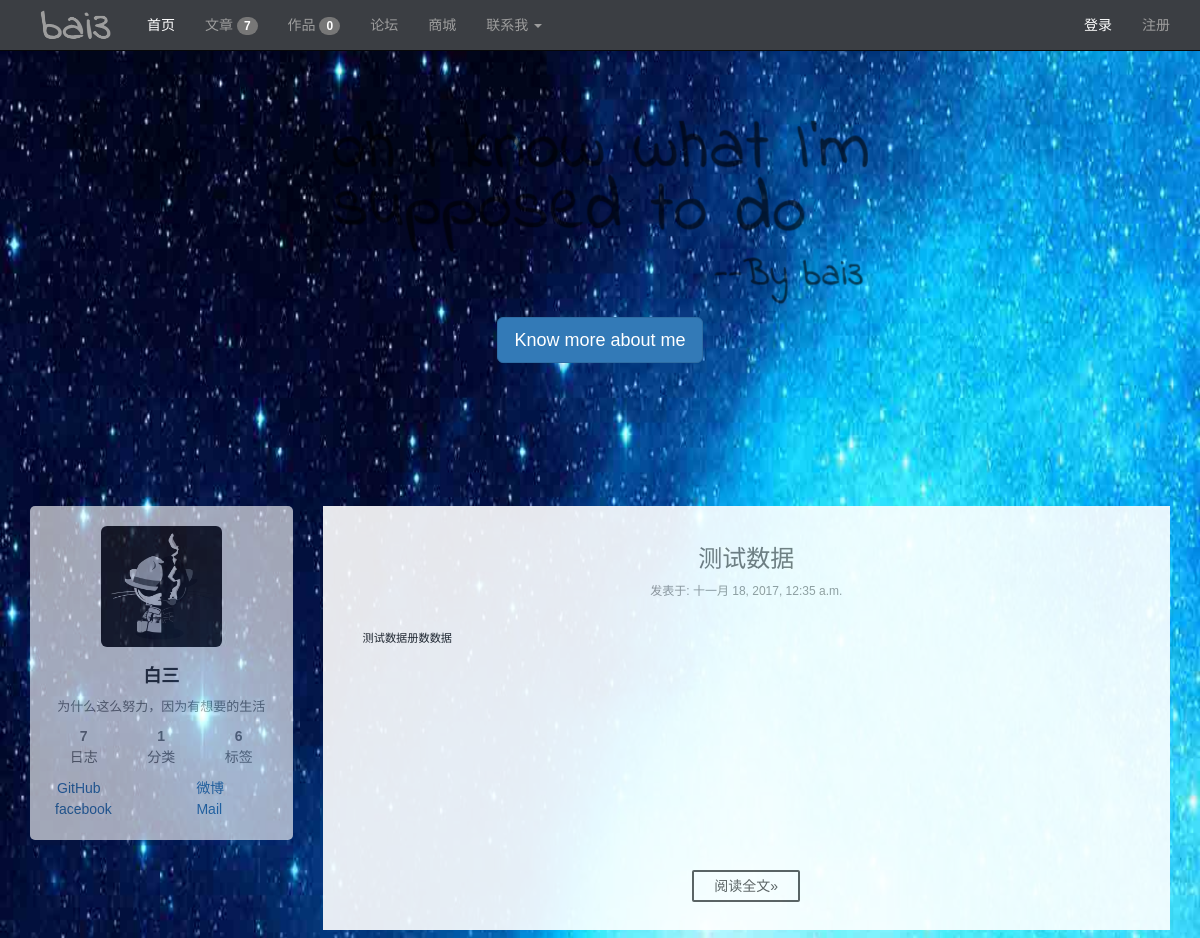
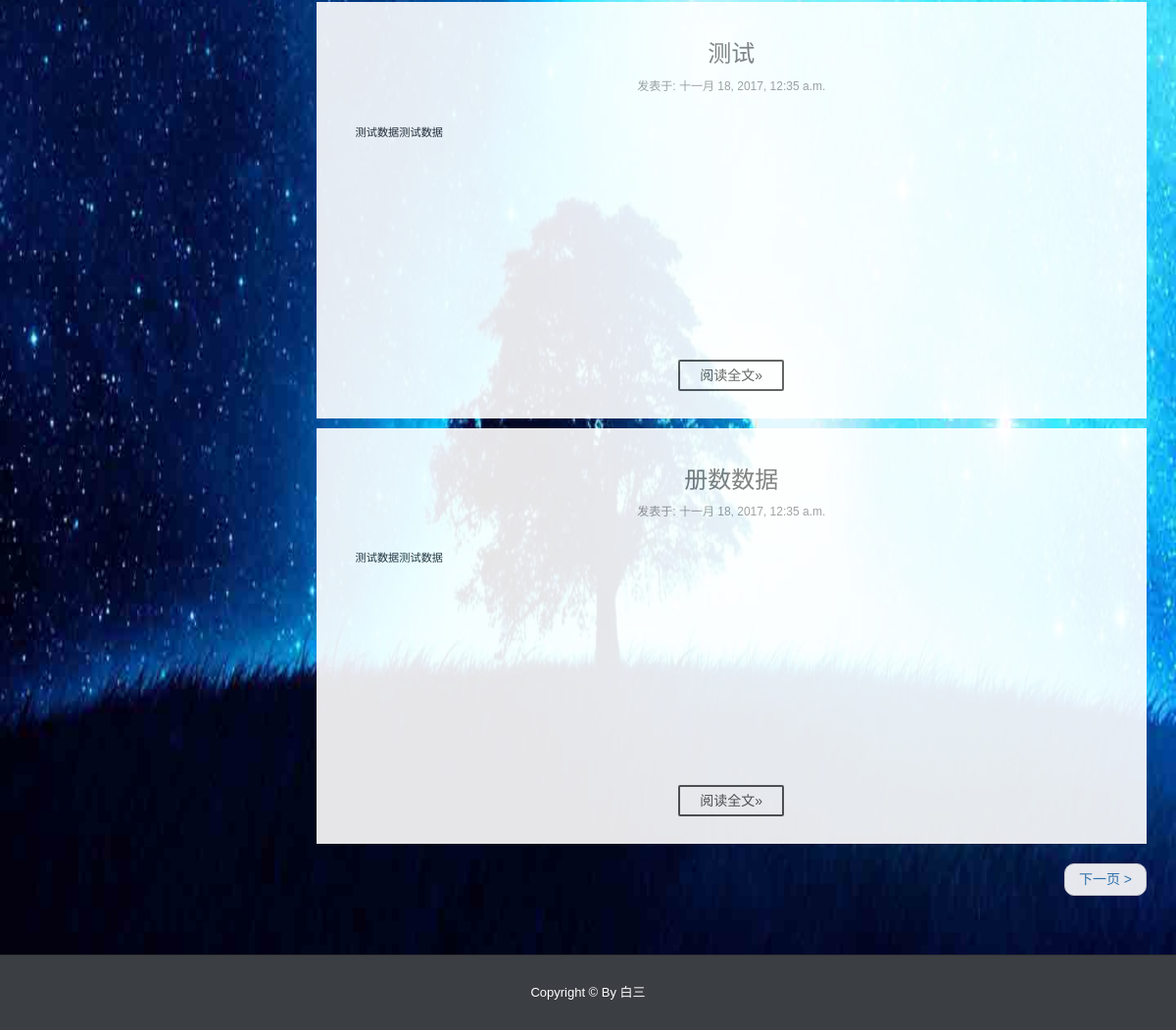
/, run on an earlier commit of the app's database (2 pictures, top to bottom).
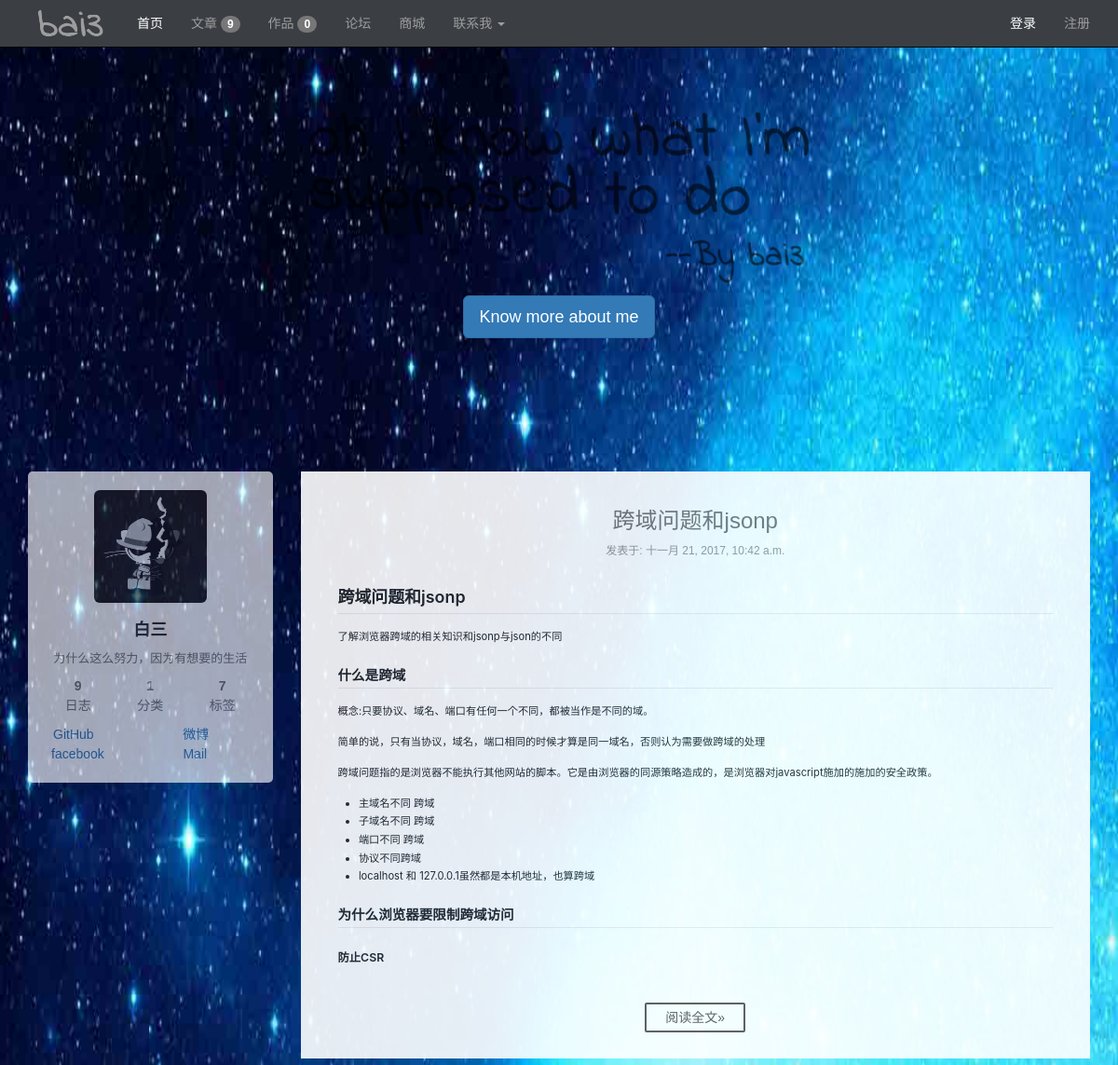
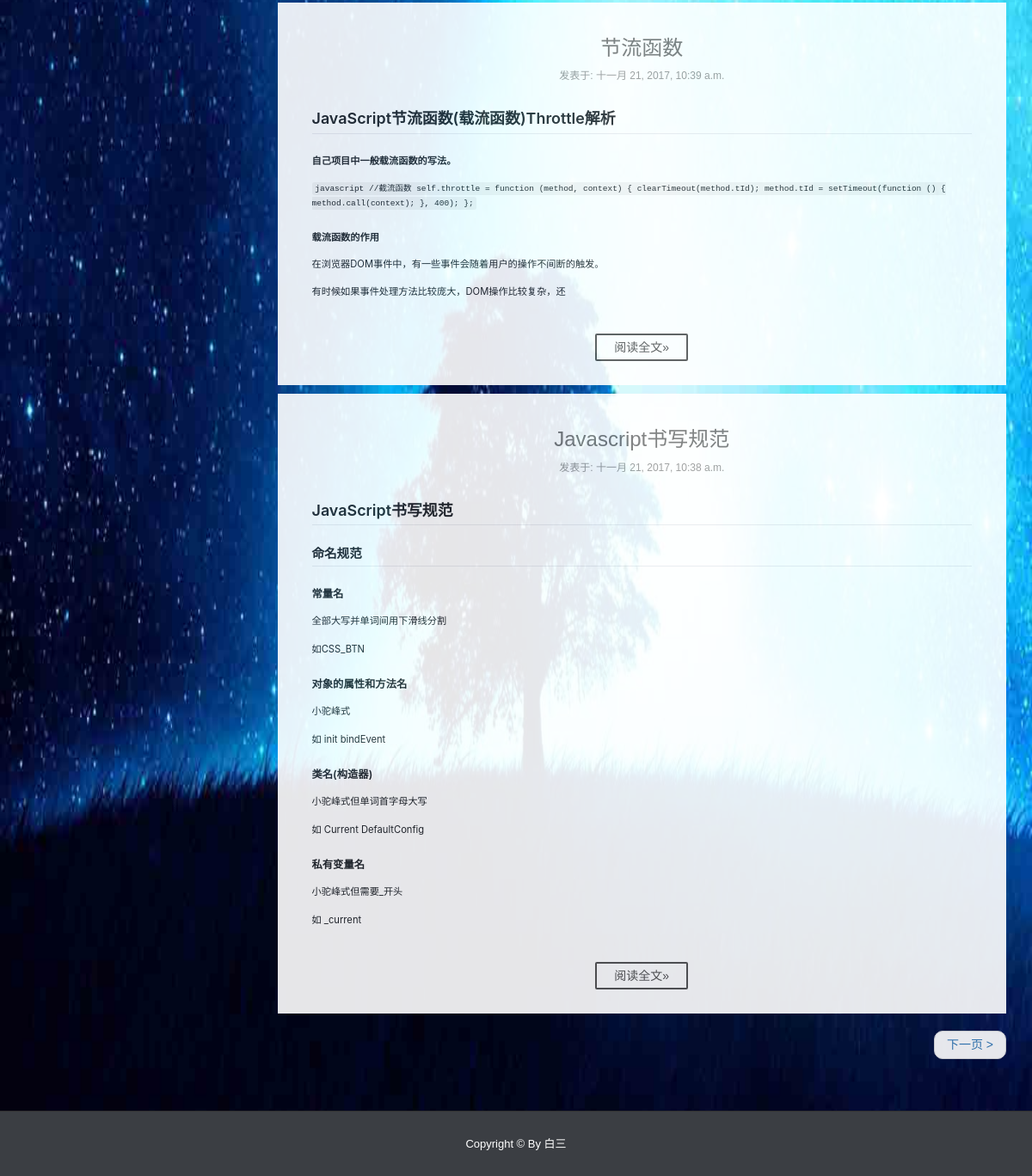
And on a later commit of the database (2 pictures, top to bottom).
### index/models.py (models this page shows, shortened)
class Article(models.Model):
    title = models.CharField(max_length=100, verbose_name="文章标题")
    type = models.CharField(max_length=20, default='note', verbose_name="文章类别")
    tag = models.CharField(max_length=100, verbose_name="文章标签")
    pub_time = models.DateTimeField(default=timezone.now, verbose_name="文章创建时间")
    body = models.TextField(verbose_name="文章内容")
    class Meta:
        ordering = ('-pub_time',)

### index/views.py (the view)
# urls.py: url(r'^$', index),
def index(request):
    total = common()
    light = 1
    template = get_template('index/index.html')
    articles = Article.objects.all()
    for article in articles:
        article.body = markdown(article.body)
    paginator = Paginator(articles, 3)
    page = request.GET.get('page')
    try:
        articles = paginator.page(page)
    except PageNotAnInteger:
        articles = paginator.page(1)
    except EmptyPage:
        articles = paginator.page(paginator.num_pages)
    html = template.render(locals())
    return HttpResponse(html)

### index/views.py (called while the page is built)
def common():
    work_total = Work.objects.count()
    amount = Article.objects.count()
    tag_amount = Article.objects.values('tag').distinct().count()
    type_amount = Article.objects.values('type').distinct().count()
    return work_total, amount, tag_amount, type_amount

### index/templates/index/index.html (shortened to what this page needs)
{% extends 'index/base.html' %}
{% block css %}
    <link rel="stylesheet" href="/static/css/common/markdown.css">
{% endblock %}
{% block banner %}
    <div class="jumbotron" style="background: none;margin-top: 50px ">
        <h1>
            <img src="/static/img/common/header.svg" class="img-responsive center-block" style="opacity: .6;width: 627px;">
        </h1>
        <p style="text-align: center"><a class="btn btn-primary btn-lg" href="javascript: alert('简历的github被我删了，以后补齐。')" role="button" target="_blank">Know more about me</a></p>
    </div>
{% endblock %}
{%  block content %}
    {% block aside %}{% include 'index/aside.html' %}{% endblock %}
    {% block main %}
        <main  class="col-md-9" >
            {% for article in articles %}
            <article>
                <header style="margin-bottom: 30px">
                    <h3 class="text-center">
                        <a href="/article/{{ article.id }}" class="text-muted">
                            {{ article.title }}
                        </a>
                    </h3>
                    <div class="text-center" style="color: #999;font-family: 'PingFang SC', 'Microsoft YaHei', sans-serif;font-size: 12px;">
                        发表于: {{ article.pub_time }}
                    </div>
                </header>
                <div class="body markdown-body" style="overflow-y: hidden;min-height: 200px">
                    {{ article.body | truncatechars:400| safe }}
                </div>
                <div class="footer text-center" >
                    <a href="/article/{{ article.id }}" class="btn-readmore" role="button">阅读全文»</a>
                </div>
            </article>
            {% endfor %}
            <nav>
                <ul class="pager">
                    {% if articles.has_next %}
                    <li class="next"><a href="?page={{ articles.next_page_number }}">下一页 <span aria-hidden="true">></span></a></li>
                    {% endif %}
                </ul>
            </nav>
        </main>
    {% endblock %}
{% endblock %}

### index/templates/index/base.html (shortened to what this page needs)
<!DOCTYPE html>
<html lang="en">
<head>
    <link rel="stylesheet" href="/static/css/common/bootstrap.min.css">
    <link rel="stylesheet" href="/static/css/index/index.css">
    <link rel="stylesheet" href="//at.alicdn.com/t/font_406999_7e73qkalfxkcsor.css">
    {% block css %}
    {% endblock %}
</head>
<body>
    {% include 'index/navbar.html' %}
    {% block banner %}
    {% endblock %}
    <section>
        <div class="container">
            <div class="row">
            {% block content %}{% endblock %}
            </div>
        </div>
    </section>
    {% include 'index/footer.html' %}
</body>
</html>

### index/templates/index/navbar.html (shortened to what this page needs)
    <nav class="navbar navbar-inverse navbar-fixed-top" >
        <div class="container">
            <div class="navbar-header">
                <a href="/" class="navbar-brand logo" style="padding-top: 9px;"><img src="/static/img/common/bai3.png" style="width: 87px"></a>
            </div>
            <div id="navbar" class="navbar-collapse collapse">
                <ul class="nav navbar-nav">
                    <li {% if light == 1 %}
                        class="active"
                    {% endif %}>
                        <a href="/">首页</a>
                    </li>
                    <li >
                        <a href="/articlesList">文章 <span class="badge">{{ total.1 }}</span></a>
                    </li>
                    <li >
                        <a href="/show">作品 <span class="badge">{{ total.0 }}</span></a>
                    </li>
                    <li>
                        <a href="javascript: alert('暂未开发')">论坛</a>
                    </li>
                    <li>
                        <a href="javascript: alert('暂未开发')">商城</a>
                    </li>
                    <li>
                        <a href="#" class="dropdown-toggle" data-toggle="dropdown" role="button" aria-haspopup="true" aria-expanded="false">
                            联系我
                            <span class="caret"></span>
                        </a>
                    </li>
                </ul>
                <ul class="nav navbar-nav navbar-right">
                    <li class="active">
                        <a href="/login" >登录</a>
                    </li>
                    <li>
                        <a href="/register">注册</a>
                    </li>
                </ul>
            </div>
        </div>
    </nav>

### index/templates/index/aside.html (shortened to what this page needs)
<aside class="col-md-3 visible-md visible-lg sticky" >
<div style="background: #fff;padding: 20px 10px;border-radius: 5px">
        <img src="/static/img/common/logo.png" class="img-responsive img-rounded center-block" style="width: 50%;margin-bottom: 20px">
        <h4 class="text-center" style="font-weight: bolder">白三</h4>
        <p class="text-center text-muted" style="font-size: 1.3rem">
            为什么这么努力，因为有想要的生活
        </p>
        <div class="row" style="margin: 0 5px">
            <div class="col-md-4 text-center">
                <a href="/articlesList" class="text-muted">
                    <p style="margin: 0"><strong>{{ total.1 }}</strong></p>
                    <p>日志</p>
                </a>
            </div>
            <div class="col-md-4 text-center">
                <a href="/articlesList" class="text-muted">
                    <p style="margin: 0"><strong>{{ total.3 }}</strong></p>
                    <p>分类</p>
                </a>
            </div>
            <div class="col-md-4 text-center">
                <a href="/articlesList" class="text-muted">
                    <p style="margin: 0"><strong>{{ total.2 }}</strong></p>
                    <p>标签</p>
                </a>
            </div>
        </div>
        <div class="row" style="margin: 0 2px">
            <div class="col-md-7">
                <a href="https://github.com/bai3">
                    GitHub
                </a>
            </div>
            <div class="col-md-5">
                <a href="https://weibo.com/u/5883663748?refer_flag=1001030201_">
                    微博
                </a>
            </div>
        </div>
        <div class="row" style="margin: 0">
            <div class="col-md-7">
                <a href="https://www.facebook.com/profile.php?id=100010733615099">
                    facebook
                </a>
            </div>
            <div class="col-md-5">
                <a href="mailto:bzxdwyyx@163.com">
                    Mail
                </a>
            </div>
        </div>
    </div>
</aside>

### index/templates/index/footer.html (shortened to what this page needs)
<footer>
        <div class="container">
            <div class="row">
                <div class="col-md-12 text-center">
                        Copyright © By 白三
                </div>
            </div>
        </div>
    </footer>

### static/css/index/index.css (style rules this page uses)
@media screen and (-webkit-min-device-pixel-ratio:0) { .sticky { position: sticky; top: 53px; } }
body { font: 14px/1.5 "PingFang SC", "Microsoft YaHei", sans-serif; background-color: #ebebeb; background: url('../../img/common/bak2.jpg') no-repeat ; background-size: 100% 100%; background-attachment: fixed; }
.logo { font-size: 55px; font-family: 'Indie Flower', "PingFang SC", "Microsoft YaHei", sans-serif; font-weight: bolder; color: #fff; vertical-align: text-bottom; }
section { margin-top: 80px; min-height: 435px; opacity: .9; }
article { background: #fff; padding: 20px 10px; margin-bottom: 10px; }
footer { background: #3b3e43; font-size: 13px; text-align: center; color: #fff; padding-top: 28px; padding-bottom: 28px; margin-top: 40px; border-top: 1px solid #303030; }
.footer .btn-readmore { color: #555; display: inline-block; padding: 0 20px; font-size: 14px; background: #fff; border-radius: 2px; line-height: 2; margin: 0 4px 8px 4px; border: 2px solid #555; text-decoration: none; transition-property: background-color; transition-duration: 0.2s; transition-timing-function: ease-in-out; transition-delay: 0s; }
aside { opacity: .7; }
article .body { padding: 0 3rem; margin-bottom: 40px; font-size: 0.8em; }
.markdown-body { font-size: 1em; }

### static/css/common/markdown.css (style rules this page uses)
.markdown-body { -ms-text-size-adjust: 100%; -webkit-text-size-adjust: 100%; line-height: 1.5; color: #24292e; font-family: -apple-system, BlinkMacSystemFont, "Segoe UI", Helvetica, Arial, sans-serif, "Apple Color Emoji", "Segoe UI Emoji", "Segoe UI Symbol"; font-size: 16px; line-height: 1.5; word-wrap: break-word; }
.markdown-body h1 { font-size: 2em; margin: 0.67em 0; }
.markdown-body code, .markdown-body kbd, .markdown-body pre { font-family: monospace, monospace; font-size: 1em; }
.markdown-body * { box-sizing: border-box; }
.markdown-body h1, .markdown-body h2, .markdown-body h3, .markdown-body h4, .markdown-body h5, .markdown-body h6 { margin-top: 0; margin-bottom: 0; }
.markdown-body h1 { font-size: 24px; font-weight: 600; }
.markdown-body h2 { font-size: 20px; font-weight: 600; }
.markdown-body h3 { font-size: 16px; font-weight: 600; }
.markdown-body h4 { font-size: 14px; font-weight: 600; }
.markdown-body p { margin-top: 0; margin-bottom: 10px; }
.markdown-body ul, .markdown-body ol { padding-left: 0; margin-top: 0; margin-bottom: 0; }
.markdown-body code { font-family: "SFMono-Regular", Consolas, "Liberation Mono", Menlo, Courier, monospace; font-size: 12px; }
.markdown-body::before { display: table; content: ""; }
.markdown-body::after { display: table; clear: both; content: ""; }
.markdown-body>*:first-child { margin-top: 0 !important; }
.markdown-body>*:last-child { margin-bottom: 0 !important; }
.markdown-body p, .markdown-body blockquote, .markdown-body ul, .markdown-body ol, .markdown-body dl, .markdown-body table, .markdown-body pre { margin-top: 0; margin-bottom: 16px; }
.markdown-body h1, .markdown-body h2, .markdown-body h3, .markdown-body h4, .markdown-body h5, .markdown-body h6 { margin-top: 24px; margin-bottom: 16px; font-weight: 600; line-height: 1.25; }
.markdown-body h1 { padding-bottom: 0.3em; font-size: 1.6em; border-bottom: 1px solid #eaecef; }
.markdown-body h2 { padding-bottom: 0.3em; font-size: 1.3em; border-bottom: 1px solid #eaecef; }
.markdown-body h3 { font-size: 1.1em; }
.markdown-body h4 { font-size: 1em; }
.markdown-body ul, .markdown-body ol { padding-left: 2em; }
.markdown-body li+li { margin-top: 0.25em; }
.markdown-body code { padding: 0; padding-top: 0.2em; padding-bottom: 0.2em; margin: 0; font-size: 85%; background-color: rgba(27,31,35,0.05); border-radius: 3px; }
.markdown-body code::before, .markdown-body code::after { letter-spacing: -0.2em; content: "\00a0"; }

What changed in the data, as far as the page shows it:
removed Article: title "测试数据", pub_time "十一月 18, 2017, 12:35 a.m.", body "测试数据册数数据"
removed Article: title "测试", pub_time "十一月 18, 2017, 12:35 a.m.", body "测试数据测试数据"
removed Article: title "册数数据", pub_time "十一月 18, 2017, 12:35 a.m.", body "测试数据测试数据"
added Article: title "跨域问题和jsonp", pub_time "十一月 21, 2017, 10:42 a.m.", body "跨域问题和jsonp 了解浏览器跨域的相关知识和jsonp与json的不同 什么是跨域 概念:只要协议、域名、端口有任何一个不同，都被当作是不同的域。 简单的说，只有当协议，域名，端口相同的时候才算是同一域名，否则认为需要做跨域的处理 跨域问题指的是浏览器不能执行其他网站的脚本。它是由浏览器的同源策略造成的，是浏览器对javascript施加的施加的安全政策。 主域名不同 跨域 子域名不同 跨域 端口不同 跨域 协议不同跨域 localhost 和 127.0.0.1虽然都是本机地址，也算跨域 为什么浏览器要限制跨域访问 防止CSR"
added Article: title "节流函数", pub_time "十一月 21, 2017, 10:39 a.m.", body "JavaScript节流函数(载流函数)Throttle解析 自己项目中一般载流函数的写法。 javascript //截流函数 self.throttle = function (method, context) { clearTimeout(method.tId); method.tId = setTimeout(function () { method.call(context); }, 400); }; 载流函数的作用 在浏览器DOM事件中，有一些事件会随着用户的操作不间断的触发。 有时候如果事件处理方法比较庞大，DOM操作比较复杂，还"
added Article: title "Javascript书写规范", pub_time "十一月 21, 2017, 10:38 a.m.", body "JavaScript书写规范 命名规范 常量名 全部大写并单词间用下滑线分割 如CSS_BTN 对象的属性和方法名 小驼峰式 如 init bindEvent 类名(构造器) 小驼峰式但单词首字母大写 如 Current DefaultConfig 私有变量名 小驼峰式但需要_开头 如 _current"
Also different on the page:
{{ total.1 }}: "7" → "9"
{{ total.2 }}: "6" → "7"
